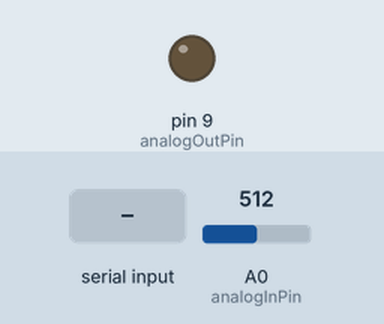
Simulated run of this sketch. Board: Arduino Uno, built with avr-gcc and run on an emulated ATmega328P. On the bench: output pins drawn as LEDs (lit = HIGH). The test bench sets the inputs (shaded band); at power-on: A0 (analogInPin) = 512. What the sketch prints to the serial monitor is not drawn.

Above: at 1.2 s.
1.3 s: byte 30 received over Serial
At 2.3 s:
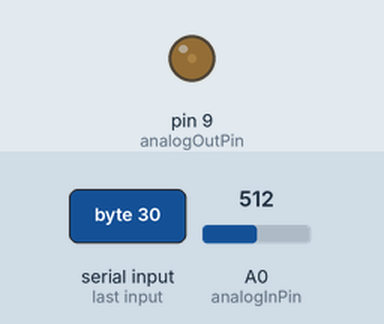
2.8 s: byte 90 received over Serial
At 3.4 s:
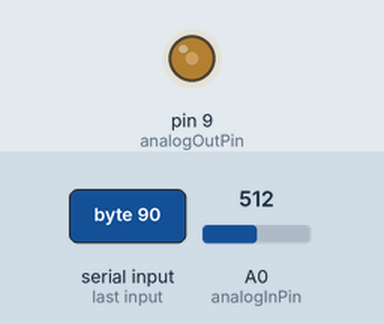
Timing chart, 0 to 5.8 s (numbered marks = the images above; inputs shaded):
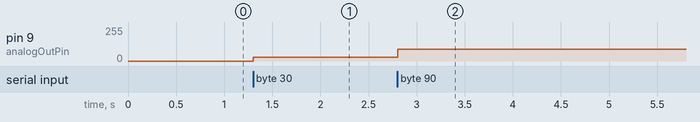

The sketch:

ArduinoWS03_03.ino
```cpp
/*
 第3回Arduino勉強会
 Arduino同士の通信（20ページ目）
*/

// 定数の宣言
const int analogInPin = A0;  // アナログ入力ピン
const int analogOutPin = 9; // アナログ出力ピン(LEDピン)
// 変数の宣言
int sensorValue = 0;        // センサ読み取り値
int outputValue = 0;        // 出力値
int inByte;                 //シリアル読み取り値

// 初期化
void setup() {
  Serial.begin(9600);   // シリアル開始
  Serial.write(0);      // データ初回送信
}

// メイン処理の記述
void loop() {
  // もし、データを受信していたら
  if (Serial.available() > 0) {
    // 1バイト読み込み:
    inByte = Serial.read();
    //LEDを読み込んだ値で光らせる
    analogWrite(analogOutPin, inByte);
    //センサ値読み取り
    sensorValue = analogRead(analogInPin);
    // 入力値をマッピングして調整
    outputValue = map(sensorValue, 0, 1023, 0, 255);
    // シリアルにバイトデータ形式で出力:
    Serial.write(outputValue);
  }
  delay(2);//待機
}
```

Measured:
- after the input at 1.3 s, pin 9 (analogOutPin): 0/255 → 30/255 at once
- after the input at 2.8 s, pin 9 (analogOutPin): 30/255 → 90/255 at once
